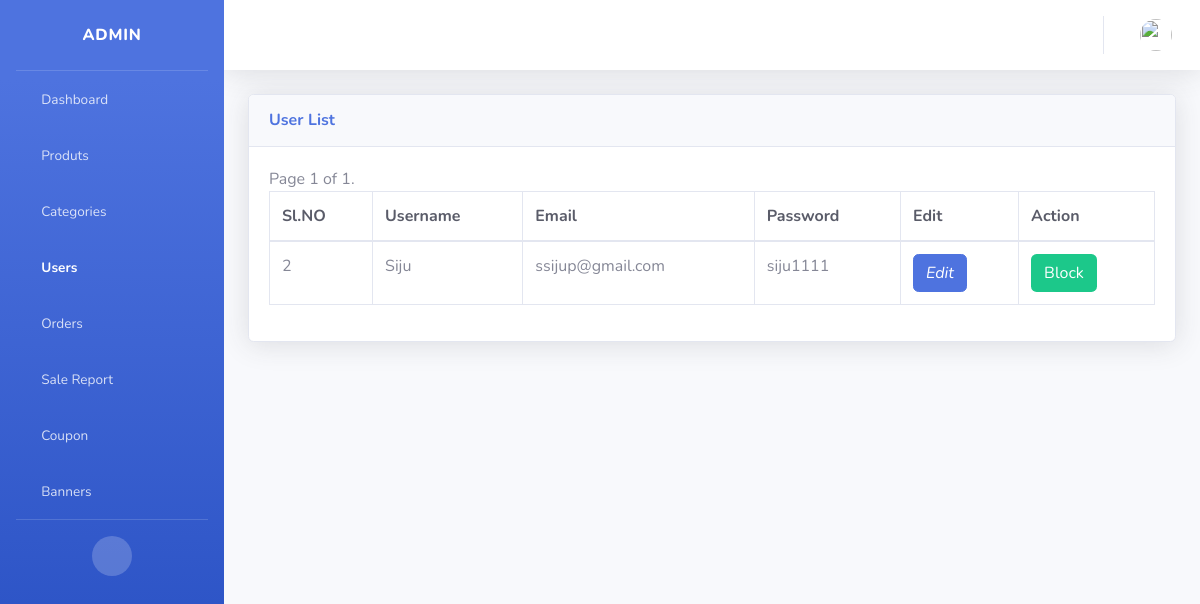
The page /admin_userlist/ on the database as committed earlier.
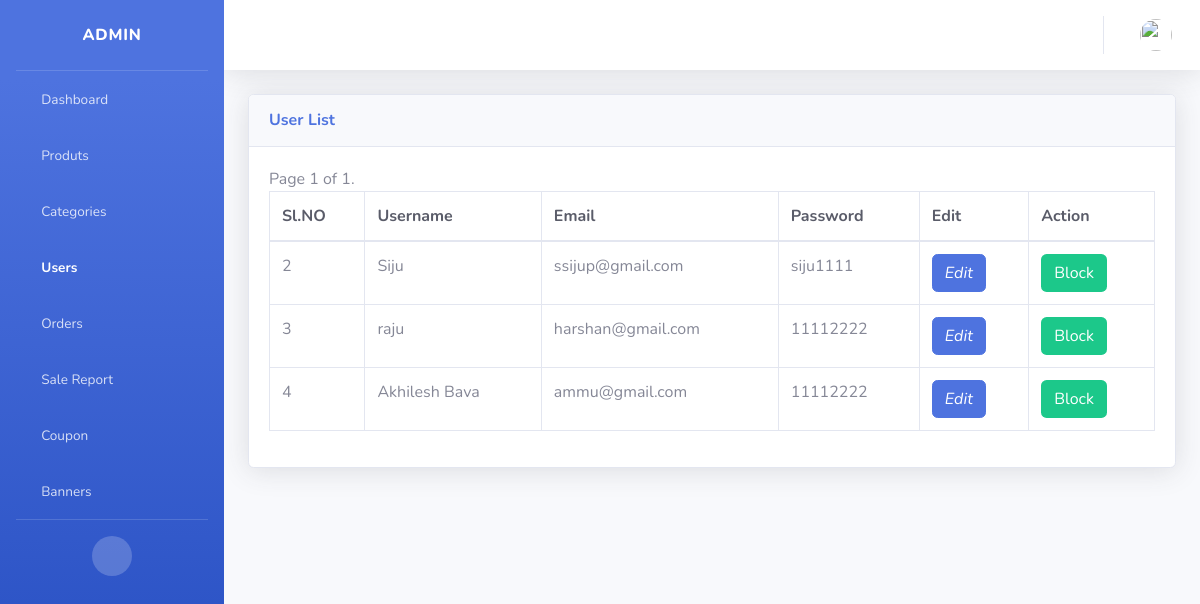
The same page on the database as committed later.
### products/models.py (models this page shows, shortened)
class Userdetails(models.Model):
    user_name = models.CharField(max_length=50)
    user_email = models.CharField(max_length=100)
    user_password = models.CharField(max_length=50)
    phone_number=models.PositiveBigIntegerField(null=False, blank=False, default=1)
    gender=models.CharField(max_length=25,choices=GENDER_CHOICE,null=True,blank=True)
    u_active = models.BooleanField(default=True)

### products/views.py (the view)
# urls.py: path('admin_userlist/',views.admin_userlist,name = 'admin_userlist'),
def admin_userlist(request):
    if request.method=='POST':
        pro_search=request.POST.get('Search')
        userlist=Userdetails.objects.filter(user_name=pro_search)
        return render(request,'admin_userlist.html',{'tablelist' : userlist})
    else:
        userlist = Userdetails.objects.all().order_by('id')
        paginator = Paginator(userlist,4)
        page = request.GET.get('page')
        try:
            userlist=paginator.page(page)
        except PageNotAnInteger:
            userlist = paginator.page(1)
        except EmptyPage:
            userlist = paginator.page(paginator.num_pages)
        return render(request,'admin_userlist.html',{'tablelist' : userlist,'page' : page})

### templates/admin_userlist.html (shortened to what this page needs)
{% extends 'admin_base.html'%}
{% load static %}
{% block content %}
                <div class="container-fluid">
                    <div class="card shadow mb-4">
                        <div class="card-header py-3">
                            <h6 class="m-0 font-weight-bold text-primary">User List</h6>
                        </div>
                        <div class="card-body">
                            <div class="table-responsive">
                                <table class="table table-bordered" id="dataable" width="100%" cellspacing="0">
                                    <thead>
                                        <tr class="text-dark">
                                            <th>Sl.NO</th>
                                            <th>Username</th>
                                            <th>Email</th>
                                            <th>Password</th>
                                            <th>Edit</th>
                                            <th>Action</th>
                                        </tr>
                                    </thead>
                                    <tbody>
                                        {% for i in tablelist %}
                                        <tr>
                                            <td>{{ i.id }}</td>
                                            <td>{{ i.user_name }}</td>
                                            <td>{{ i.user_email }}</td>
                                            <td>{{ i.user_password }}</td>
                                            <td >
                                                <a href ="{% url 'admin_updateuser' %}?uid={{i.id}}" class="btn btn-primary ">
                                                  <i calss="btn text-secondary "> Edit</i></a>
                                                  <td>
                                                    {% if i.u_active %}
                                                <a href ="{% url 'userblock' %}?uid={{ i.id }}" class="btn  bg-success ; text-white"><span>Block</span></a>
                                                {% else %}
                                                <a href ="{% url 'userblock' %}?uid={{ i.id }}" class="btn badge-danger ; text-center"><span>Unblock</span></a>
                                                  {% endif %}
                                        </tr>
                                        {% endfor%}
                                        {% include 'pagination.html' with page=tablelist %}
            </div>
{% endblock %}

### templates/admin_base.html (shortened to what this page needs)
{% load static %}
<!DOCTYPE html>
<html lang="en">
<head>
    <link href="{% static 'vendor/fontawesome-free/css/all.min.css' %}" rel="stylesheet" type="text/css">
    <link href="{% static 'css/sb-admin-2.min.css' %}" rel="stylesheet">
    <link href="{% static 'vendor/datatables/dataTables.bootstrap4.min.css' %}" rel="stylesheet">
    <link rel="stylesheet" href="sweetalert2.min.css">
</head>
<body id="page-top">
    <div id="wrapper">
        <ul class="navbar-nav bg-gradient-primary sidebar sidebar-dark accordion" id="accordionSidebar">
            <a class="sidebar-brand d-flex align-items-center justify-content-center" href="">
                <div class="sidebar-brand-text mx-3">ADMIN<sup></sup></div>
            </a>
            <hr class="sidebar-divider my-0">
            <li class="nav-item">
                <a class="nav-link" href="{% url 'admin_dashboard' %}">
                    <i class="fas fa-fw fa-tachometer-alt"></i>
                    <span>Dashboard</span></a>
            </li>
            <li class="nav-item">
                <a class="nav-link" href="{% url 'admin_productslist' %}">
                    <i class="fas fa-fw fa-table"></i>
                    <span>Produts</span></a>
            </li>
            <li class="nav-item">
                <a class="nav-link" href="{% url 'admin_categorylist' %}">
                    <i class="fas fa-fw fa-table"></i>
                    <span>Categories</span></a>
            </li>
            <li class="nav-item active">
                <a class="nav-link" href="{% url 'admin_userlist' %}">
                    <i class="fas fa-fw fa-chart-area"></i>
                    <span>Users</span></a>
            </li>
            <li class="nav-item">
                <a class="nav-link" href="{% url 'admin_orderlist' %}">
                    <i class="fas fa-fw fa-table"></i>
                    <span>Orders</span></a>
            </li>
            <li class="nav-item">
                <a class="nav-link" href="{% url 'admin_salesreport' %}">
                    <i class="fas fa-fw fa-table"></i>
                    <span>Sale Report</span></a>
            </li>
            <li class="nav-item">
                <a class="nav-link" href="{% url 'admin_couponlist' %}">
                    <i class="fas fa-fw fa-table"></i>
                    <span>Coupon</span></a>
            </li>
            <li class="nav-item">
                <a class="nav-link" href="{% url 'adnin_VedioBannerList' %}">
                    <i class="fas fa-fw fa-table"></i>
                    <span>Banners</span></a>
            </li>
            <hr class="sidebar-divider d-none d-md-block">
            <div class="text-center d-none d-md-inline">
                <button class="rounded-circle border-0" id="sidebarToggle"></button>
            </div>
        </ul>
        <div id="content-wrapper" class="d-flex flex-column">
            <div id="content">
                <nav class="navbar navbar-expand navbar-light bg-white topbar mb-4 static-top shadow">
                    <ul class="navbar-nav ml-auto">
                        <li class="nav-item dropdown no-arrow">
                            <a class="nav-link dropdown-toggle" href="#" id="userDropdown" role="button"
                                data-toggle="dropdown" aria-haspopup="true" aria-expanded="false">
                                <img class="img-profile rounded-circle"
                                    src="{% static 'img/undraw_profile.svg' %}">
                            </a>
                        </li>
                    </ul>
                </nav>
                {% block content %}
                {% endblock %}
        </div>
    </div>
</body>
</html>

### templates/pagination.html (shortened to what this page needs)
<div class="">
    <span class="">
    <span class="">
    Page {{ page.number }} of {{ page.paginator.num_pages }}.
    </span>
    </span>
</div>

Rows that differ between the two databases and show on the page:
added Userdetails: id "3", user_name "raju", user_email "harshan@gmail.com", user_password "11112222"
added Userdetails: id "4", user_name "Akhilesh Bava", user_email "ammu@gmail.com", user_password "11112222"
